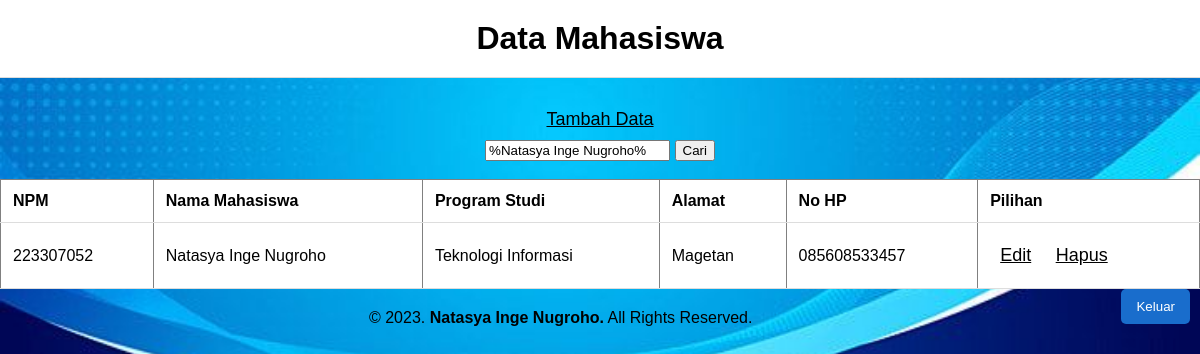
The app's page /viewMahasiswa.php?keyword=Natasya Inge Nugroho with its own data.
### tables this page shows
CREATE TABLE `t_mahasiswa` (
  `npm` int(11) NOT NULL,
  `namaMhs` varchar(50) NOT NULL,
  `prodi` varchar(25) NOT NULL,
  `alamat` varchar(70) NOT NULL,
  `noHP` varchar(25) NOT NULL
);

### viewMahasiswa.php (the view, shortened to what this page needs)
<?php
    include 'koneksi.php';
    $keyword = '';
    if (isset($_GET['keyword'])) {
        $keyword = $_GET['keyword'];
        $stmt = $conn->prepare("SELECT * FROM t_mahasiswa WHERE namaMhs LIKE ?");
        $keyword = "%" . $keyword . "%";
        $stmt->bind_param("s", $keyword);
        $stmt->execute();
        $result = $stmt->get_result();
    } else {
        $query = "SELECT * FROM t_mahasiswa ORDER BY npm ASC";
        $result = mysqli_query($conn, $query);
        if (!$result) {
            die("Query Error: " . mysqli_errno($conn) . " - " . mysqli_error($conn));
        }
    }
?>
<!DOCTYPE html>
<html lang="en">
<head>
</head>
<body>
    <h1>Data Mahasiswa</h1>
    <center>
    <a href="inputmahasiswa.php">Tambah Data</a>
        <br>
        <form action="" method="GET">
            <input type="text" name="keyword" placeholder="Cari berdasarkan nama" value="<?php echo $keyword; ?>">
            <input type="submit" value="Cari">
        </form>
    </center>
    <br>
    <table border="1">
        <tr>
            <th>NPM</th>
            <th>Nama Mahasiswa</th>
            <th>Program Studi</th>
            <th>Alamat</th>
            <th>No HP</th>
            <th>Pilihan</th>
        </tr>
        <?php
        while ($data = $result->fetch_assoc()) {
            echo "<tr>";
            echo "<td>" . $data['npm'] . "</td>";
            echo "<td>" . $data['namaMhs'] . "</td>";
            echo "<td>" . $data['prodi'] . "</td>";
            echo "<td>" . $data['alamat'] . "</td>";
            echo "<td>" . $data['noHP'] . "</td>";
            echo '<td>
             <a href="editmahasiswa.php?npm=' . $data['npm'] . '">Edit</a>
             <a href="hapusmahasiswa.php?npm=' . $data['npm'] . '"
                onclick="return confirm(\'Anda yakin akan menghapus data?\')">Hapus</a>
                </td>';
             echo "</tr>";
        }
        ?>
    </table>
    <form action="login.php" method="post">
        <button type="submit">Keluar</button>
    </form>
    <div id="copyright">
            <div class="wrapper">
            &copy; 2023. <b>Natasya Inge Nugroho.</b> All Rights Reserved.
            </div>
    </div>
</body>
</html>

### viewMahasiswa.php (style rules this page uses)
body { font-family: Arial, sans-serif; background-image: url("gambar/view.jpeg"); background-size: cover; background-position: center; background-repeat: no-repeat; margin: 0; padding: 0; color: #000000; }
h1 { text-align: center; margin-top: 0; padding: 20px; background-color: #fff; border-bottom: 1px solid #ddd; color: #000000; }
a { text-decoration: none; color: #000; }
table { width: 100%; border-collapse: collapse; background: hsl(0, 0%, 100%); }
th, td { padding: 12px; text-align: left; border-bottom: 1px solid #ddd; }
button { float: right; background: hsl(212, 78%, 45%); padding: 10px 15px; color: #fff; border-radius: 5px; margin-right: 10px; border: none; }
a { font-size: 18px; display: inline-block; padding: 10px; text-decoration: none; color: #444; text-decoration: underline; color: #000000; }
#copyright { color: #000000; text-align: center; width: 100%; padding: 10px 0px 10px 0px; margin-top: 10px; }

### records on screen
t_mahasiswa: npm "223307052", namaMhs "Natasya Inge Nugroho", prodi "Teknologi Informasi", alamat "Magetan", noHP "085608533457"
